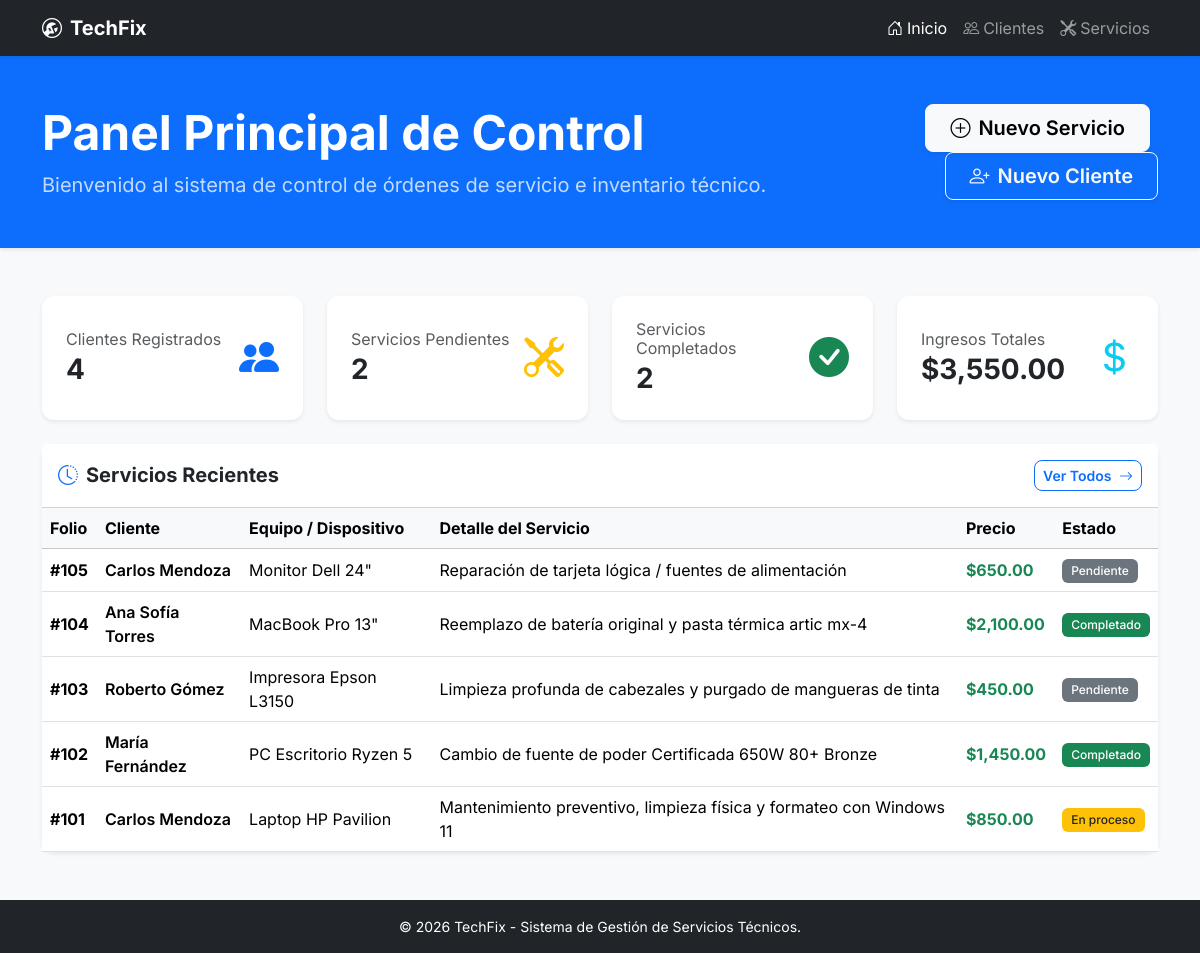
The page / on the database its author committed.
### tables this page shows
CREATE TABLE IF NOT EXISTS `servicios` (
  `id` INT AUTO_INCREMENT PRIMARY KEY,
  `cliente_id` INT NOT NULL,
  `equipo` VARCHAR(150) NOT NULL,
  `servicio` TEXT NOT NULL,
  `precio` DECIMAL(10,2) NOT NULL DEFAULT 0.00,
  `estado` ENUM('Pendiente', 'En proceso', 'Completado', 'Cancelado') NOT NULL DEFAULT 'Pendiente',
  `fecha_ingreso` DATE NOT NULL,
  `created_at` TIMESTAMP DEFAULT CURRENT_TIMESTAMP,
  CONSTRAINT `fk_servicios_cliente` FOREIGN KEY (`cliente_id`) REFERENCES `clientes` (`id`) ON DELETE CASCADE ON UPDATE CASCADE
);

CREATE TABLE IF NOT EXISTS `clientes` (
  `id` INT AUTO_INCREMENT PRIMARY KEY,
  `nombre` VARCHAR(100) NOT NULL,
  `email` VARCHAR(100) NOT NULL,
  `telefono` VARCHAR(20) NOT NULL,
  `ciudad` VARCHAR(100) NOT NULL,
  `created_at` TIMESTAMP DEFAULT CURRENT_TIMESTAMP
);

### index.php (the view, shortened to what this page needs)
<?php
require_once 'includes/db.php';
$totalClientes = 0;
$serviciosPendientes = 0;
$serviciosCompletados = 0;
$ingresosTotales = 0.00;
$serviciosRecientes = [];
$dbConnected = ($pdo !== null);
if ($dbConnected) {
    try {
        $stmt = $pdo->query("SELECT COUNT(*) FROM clientes");
        $totalClientes = $stmt->fetchColumn();
        $stmt = $pdo->query("SELECT COUNT(*) FROM servicios WHERE estado = 'Pendiente'");
        $serviciosPendientes = $stmt->fetchColumn();
        $stmt = $pdo->query("SELECT COUNT(*) FROM servicios WHERE estado = 'Completado'");
        $serviciosCompletados = $stmt->fetchColumn();
        $stmt = $pdo->query("SELECT COALESCE(SUM(precio), 0) FROM servicios WHERE estado = 'Completado'");
        $ingresosTotales = (float)$stmt->fetchColumn();
        $stmt = $pdo->query("
            SELECT s.*, c.nombre AS cliente_nombre
            FROM servicios s
            JOIN clientes c ON s.cliente_id = c.id
            ORDER BY s.id DESC
            LIMIT 5
        ");
        $serviciosRecientes = $stmt->fetchAll();
    } catch (PDOException $e) {
        $dbConnected = false;
        $dbErrorMsg = $e->getMessage();
    }
}
$metrics = [
    [
        'titulo' => 'Clientes Registrados',
        'valor' => $totalClientes,
        'icono' => 'bi-people-fill',
        'color' => 'primary'
    ],
    [
        'titulo' => 'Servicios Pendientes',
        'valor' => $serviciosPendientes,
        'icono' => 'bi-tools',
        'color' => 'warning'
    ],
    [
        'titulo' => 'Servicios Completados',
        'valor' => $serviciosCompletados,
        'icono' => 'bi-check-circle-fill',
        'color' => 'success'
    ],
    [
        'titulo' => 'Ingresos Totales',
        'valor' => '$' . number_format($ingresosTotales, 2),
        'icono' => 'bi-currency-dollar',
        'color' => 'info'
    ]
];
function getBadgeClass($estado) {
    switch ($estado) {
        case 'Completado':
            return 'bg-success';
        case 'En proceso':
            return 'bg-warning text-dark';
        case 'Pendiente':
            return 'bg-secondary';
    }
}
require_once 'includes/header.php';
require_once 'includes/navbar.php';
?>
<header class="bg-primary text-white py-5 shadow-sm mb-4">
    <div class="container text-center text-md-start">
        <div class="row align-items-center">
            <div class="col-md-8">
                <h1 class="display-5 fw-bold">Panel Principal de Control</h1>
                <p class="fs-5 opacity-75 mb-0">Bienvenido al sistema de control de órdenes de servicio e inventario técnico.</p>
            </div>
            <div class="col-md-4 text-center text-md-end mt-3 mt-md-0">
                <a href="servicios.php" class="btn btn-light btn-lg px-4 shadow-sm fw-semibold me-2 mb-2 mb-sm-0">
                    <i class="bi bi-plus-circle me-2"></i>Nuevo Servicio
                </a>
                <a href="clientes.php" class="btn btn-outline-light btn-lg px-4 shadow-sm fw-semibold">
                    <i class="bi bi-person-plus me-2"></i>Nuevo Cliente
                </a>
            </div>
        </div>
    </div>
</header>
<main class="container my-4">
    <div class="row g-4 mb-4">
        <?php foreach ($metrics as $metric): ?>
            <div class="col-12 col-sm-6 col-lg-3">
                <div class="card h-100 border-0 shadow-sm">
                    <div class="card-body d-flex align-items-center justify-content-between p-4">
                        <div>
                            <h6 class="text-muted fw-normal mb-1"><?php echo $metric['titulo']; ?></h6>
                            <h3 class="fw-bold mb-0"><?php echo $metric['valor']; ?></h3>
                        </div>
                        <div class="fs-1 text-<?php echo $metric['color']; ?>">
                            <i class="bi <?php echo $metric['icono']; ?>"></i>
                        </div>
                    </div>
                </div>
            </div>
        <?php endforeach; ?>
    </div>
    <div class="card border-0 shadow-sm mb-4">
        <div class="card-header bg-white py-3 d-flex justify-content-between align-items-center">
            <h5 class="mb-0 fw-bold"><i class="bi bi-clock-history me-2 text-primary"></i>Servicios Recientes</h5>
            <a href="servicios.php" class="btn btn-sm btn-outline-primary fw-semibold">Ver Todos <i class="bi bi-arrow-right ms-1"></i></a>
        </div>
        <div class="card-body p-0">
            <div class="table-responsive">
                <table class="table table-hover align-middle mb-0">
                    <thead class="table-light">
                        <tr>
                            <th>Folio</th>
                            <th>Cliente</th>
                            <th>Equipo / Dispositivo</th>
                            <th>Detalle del Servicio</th>
                            <th>Precio</th>
                            <th>Estado</th>
                        </tr>
                    </thead>
                    <tbody>
                        <?php if (!empty($serviciosRecientes)): ?>
                            <?php foreach ($serviciosRecientes as $servicio): ?>
                                <tr>
                                    <td class="fw-bold">#<?php echo $servicio['id']; ?></td>
                                    <td class="fw-semibold"><?php echo htmlspecialchars($servicio['cliente_nombre']); ?></td>
                                    <td><?php echo htmlspecialchars($servicio['equipo']); ?></td>
                                    <td><?php echo htmlspecialchars($servicio['servicio']); ?></td>
                                    <td class="fw-bold text-success">$<?php echo number_format($servicio['precio'], 2); ?></td>
                                    <td>
                                        <span class="badge <?php echo getBadgeClass($servicio['estado']); ?>">
                                            <?php echo htmlspecialchars($servicio['estado']); ?>
                                        </span>
                                    </td>
                                </tr>
                            <?php endforeach; ?>
                        <?php endif; ?>
                    </tbody>
                </table>
            </div>
        </div>
    </div>
</main>
<?php
require_once 'includes/footer.php';
?>

### includes/header.php (shortened to what this page needs)
<!DOCTYPE html>
<html lang="es">
<head>
    <link href="https://cdn.jsdelivr.net/npm/bootstrap@5.3.3/dist/css/bootstrap.min.css" rel="stylesheet">
    <link rel="stylesheet" href="https://cdn.jsdelivr.net/npm/bootstrap-icons@1.11.3/font/bootstrap-icons.min.css">
</head>
<body class="bg-light d-flex flex-column min-vh-100">

### includes/navbar.php (shortened to what this page needs)
<?php
$activePage = basename($_SERVER['PHP_SELF']);
?>
<nav class="navbar navbar-expand-lg navbar-dark bg-dark shadow-sm">
    <div class="container">
        <a class="navbar-brand fw-bold" href="index.php">
            <i class="bi bi-wrench-adjustable-circle me-2"></i>TechFix
        </a>
        <div class="collapse navbar-collapse" id="navbarMain">
            <ul class="navbar-nav ms-auto mb-2 mb-lg-0">
                <li class="nav-item">
                    <a class="nav-link <?php echo ($activePage == 'index.php') ? 'active' : ''; ?>" href="index.php">
                        <i class="bi bi-house-door me-1"></i>Inicio
                    </a>
                </li>
                <li class="nav-item">
                    <a class="nav-link <?php echo ($activePage == 'clientes.php') ? 'active' : ''; ?>" href="clientes.php">
                        <i class="bi bi-people me-1"></i>Clientes
                    </a>
                </li>
                <li class="nav-item">
                    <a class="nav-link <?php echo ($activePage == 'servicios.php') ? 'active' : ''; ?>" href="servicios.php">
                        <i class="bi bi-tools me-1"></i>Servicios
                    </a>
                </li>
            </ul>
        </div>
    </div>
</nav>

### includes/footer.php (shortened to what this page needs)
<?php
$currentYear = date("Y");
?>
    <footer class="bg-dark text-white text-center py-3 mt-auto">
        <div class="container">
            <p class="mb-0 small">&copy; <?php echo $currentYear; ?> TechFix - Sistema de Gestión de Servicios Técnicos.</p>
        </div>
    </footer>
</body>
</html>

### includes/header.php (style rules this page uses)
body { font-family: 'Inter', sans-serif; }
.card { border-radius: 12px; }
.btn { border-radius: 8px; }
.badge { font-weight: 500; padding: 0.5em 0.75em; }

### rows shown on the page
servicios: id "105", cliente.nombre "Carlos Mendoza", equipo "Monitor Dell 24\"", servicio "Reparación de tarjeta lógica / fuentes de alimentación", precio "650.00", estado "Pendiente"
servicios: id "104", cliente.nombre "Ana Sofía Torres", equipo "MacBook Pro 13\"", servicio "Reemplazo de batería original y pasta térmica artic mx-4", precio "2,100.00", estado "Completado"
servicios: id "103", cliente.nombre "Roberto Gómez", equipo "Impresora Epson L3150", servicio "Limpieza profunda de cabezales y purgado de mangueras de tinta", precio "450.00", estado "Pendiente"
servicios: id "102", cliente.nombre "María Fernández", equipo "PC Escritorio Ryzen 5", servicio "Cambio de fuente de poder Certificada 650W 80+ Bronze", precio "1,450.00", estado "Completado"
servicios: id "101", cliente.nombre "Carlos Mendoza", equipo "Laptop HP Pavilion", servicio "Mantenimiento preventivo, limpieza física y formateo con Windows 11", precio "850.00", estado "En proceso"

### other values the page prints
$metric['titulo'] "Clientes Registrados"
$metric['valor'] "4"
$metric['titulo'] "Servicios Pendientes"
$metric['valor'] "2"
$metric['titulo'] "Servicios Completados"
$metric['titulo'] "Ingresos Totales"
$metric['valor'] "$3,550.00"
